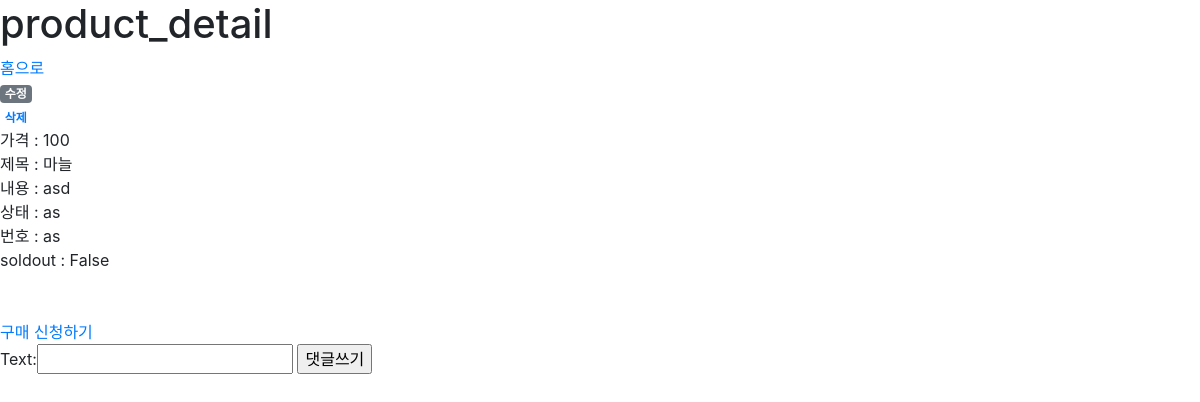
/market/product/1/, run on an earlier commit of the app's database.
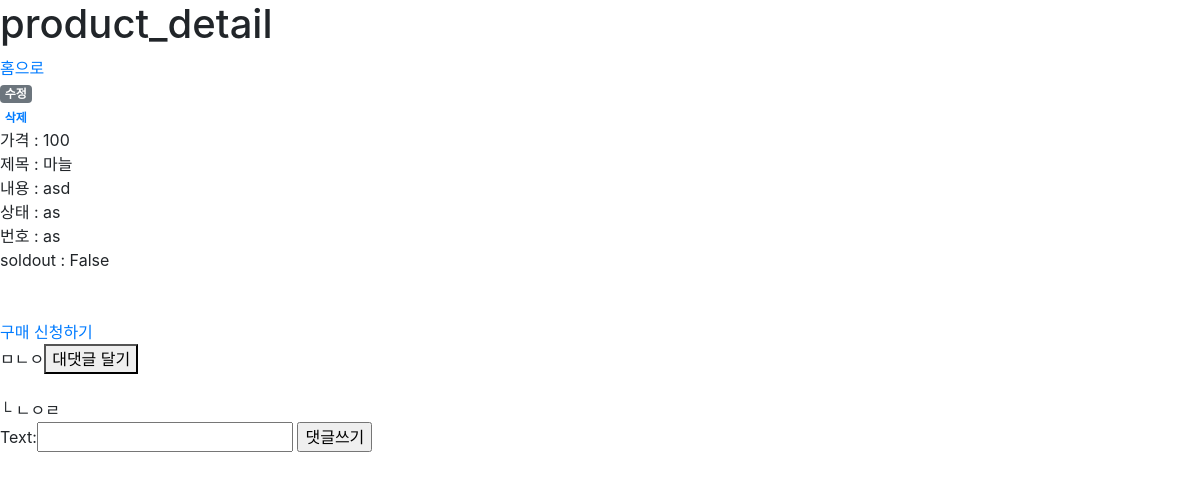
And on a later commit of the database.
### market/models.py (models this page shows)
class Comment(models.Model):
    recomment = models.ForeignKey("self", on_delete=models.SET_NULL, null=True)
    text = models.CharField(max_length=100)

class ProductComment(Comment):
    product = models.ForeignKey(Product, default=None, on_delete=models.CASCADE)

class Comment(models.Model):
    recomment = models.ForeignKey("self", on_delete=models.SET_NULL, null=True)
    text = models.CharField(max_length=100)

### market/views.py (the view)
# urls.py: path('product/<int:post_id>/', views.product_detail, name="product_detail"),
def product_detail(request, post_id):
    product_detail = get_object_or_404(Product, id=post_id)
    form = ProductCommentForm()
    return render(request, 'market/product_detail.html', {'product': product_detail, 'form':form,})

### market/forms.py
class ProductCommentForm(forms.ModelForm):
    text = forms.CharField(max_length=240,
        widget=forms.TextInput(attrs={
            'id': 'commentBody',
        }))
    class Meta:
        model = ProductComment
        fields = ('text',)

### market/templates/market/product_detail.html (shortened to what this page needs)
{% extends "market/base.html" %}
{% block content %}
    <h1>product_detail</h1>
    <a href="{% url 'list' %}">홈으로</a><br>
    <a class="badge badge-secondary" href="{% url 'product_edit' post_id=product.pk %}">수정</a><br>
    <a class="badge badge-secodary" href="{% url 'product_delete' post_id=product.pk %}">삭제</a><br>
    가격 : {{ product.price }}<br>
    제목 : {{ product.title }}<br>
    내용 : {{ product.text }}<br>
    상태 : {{ product.status_content }}<br>
    번호 : {{ product.number }}<br>
    soldout : {{ product.soldout }}<br><br><br>
    {% if product.soldout == False %}
        <a href="#" onclick="window.open('application', 'window팝업','width=500, height=500, toolbar=no, menubar=no, status=no, directories=yes, top=200, left=400,');">구매 신청하기</a>
    {% else %}
        <a class="btn btn-default" href="#" role="button">sold out</a>
    {% endif %}
    <div id="commnnetProduct">
        <div id="commentList">
            {% for comment in product.productcomment_set.all %}
                {% if comment.recomment == NULL %}
                    {{ comment.text }}<button id="{{comment.id}} reComment" onclick="
                    addReCommentForm('{{comment.id}}', 'product');"
                    >대댓글 달기</button></div><br>
                    {% for recomment in comment.comment_set.all %}
                    └ {{ recomment.text }}<br>
                    {% endfor %}
                {% endif %}
            {% endfor %}
        </div>
    </div>
    <div id="comments">
        <form action="{% url 'product_addcomment' product.id %}" id="commentForm" method="POST">
        {{ form }}
        <input type="submit" value="댓글쓰기">
        </form>
    </div>
{% endblock %}

What changed in the data, as far as the page shows it:
added ProductComment: text "ㅁㄴㅇ"
added Comment: text "ㄴㅇㄹ"
